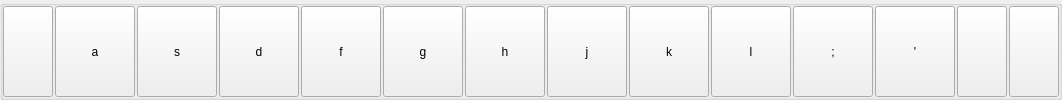
                     <widget class="QGroupBox" name="groupBox_9">
                      <property name="title">
                       <string/>
                      </property>
                      <layout class="QHBoxLayout" name="horizontalLayout_8">
                       <property name="spacing">
                        <number>2</number>
                       </property>
                       <property name="leftMargin">
                        <number>0</number>
                       </property>
                       <property name="topMargin">
                        <number>0</number>
                       </property>
                       <property name="rightMargin">
                        <number>0</number>
                       </property>
                       <property name="bottomMargin">
                        <number>0</number>
                       </property>
                       <item>
                        <widget class="QPushButton" name="pushButton_35">
                         <property name="minimumSize">
                          <size>
                           <width>50</width>
                           <height>30</height>
                          </size>
                         </property>
                         <property name="maximumSize">
                          <size>
                           <width>16777214</width>
                           <height>16777214</height>
                          </size>
                         </property>
                         <property name="styleSheet">
                          <string notr="true"/>
                         </property>
                         <property name="text">
                          <string/>
                         </property>
                         <property name="icon">
                          <iconset resource="../Imgs/imgRes.qrc">
                           <normaloff>:/Icons/caps.png</normaloff>:/Icons/caps.png</iconset>
                         </property>
                         <property name="iconSize">
                          <size>
                           <width>45</width>
                           <height>25</height>
                          </size>
                         </property>
                        </widget>
                       </item>
                       <item>
                        <widget class="QPushButton" name="pushButton_36">
                         <property name="minimumSize">
                          <size>
                           <width>30</width>
                           <height>30</height>
                          </size>
                         </property>
                         <property name="maximumSize">
                          <size>
                           <width>16777214</width>
                           <height>16777214</height>
                          </size>
                         </property>
                         <property name="styleSheet">
                          <string notr="true"/>
                         </property>
                         <property name="text">
                          <string>a</string>
                         </property>
                        </widget>
                       </item>
                       <item>
                        <widget class="QPushButton" name="pushButton_37">
                         <property name="minimumSize">
                          <size>
                           <width>30</width>
                           <height>30</height>
                          </size>
                         </property>
                         <property name="maximumSize">
                          <size>
                           <width>16777214</width>
                           <height>16777214</height>
                          </size>
                         </property>
                         <property name="styleSheet">
                          <string notr="true"/>
                         </property>
                         <property name="text">
                          <string>s</string>
                         </property>
                        </widget>
                       </item>
                       <item>
                        <widget class="QPushButton" name="pushButton_38">
                         <property name="minimumSize">
                          <size>
                           <width>30</width>
                           <height>30</height>
                          </size>
                         </property>
                         <property name="maximumSize">
                          <size>
                           <width>16777214</width>
                           <height>16777214</height>
                          </size>
                         </property>
                         <property name="styleSheet">
                          <string notr="true"/>
                         </property>
                         <property name="text">
                          <string>d</string>
                         </property>
                        </widget>
                       </item>
                       <item>
                        <widget class="QPushButton" name="pushButton_39">
                         <property name="minimumSize">
                          <size>
                           <width>30</width>
                           <height>30</height>
                          </size>
                         </property>
                         <property name="maximumSize">
                          <size>
                           <width>16777214</width>
                           <height>16777214</height>
                          </size>
                         </property>
                         <property name="styleSheet">
                          <string notr="true"/>
                         </property>
                         <property name="text">
                          <string>f</string>
                         </property>
                        </widget>
                       </item>
                       <item>
                        <widget class="QPushButton" name="pushButton_40">
                         <property name="minimumSize">
                          <size>
                           <width>30</width>
                           <height>30</height>
                          </size>
                         </property>
                         <property name="maximumSize">
                          <size>
                           <width>16777214</width>
                           <height>16777214</height>
                          </size>
                         </property>
                         <property name="styleSheet">
                          <string notr="true"/>
                         </property>
                         <property name="text">
                          <string>g</string>
                         </property>
                        </widget>
                       </item>
                       <item>
                        <widget class="QPushButton" name="pushButton_41">
                         <property name="minimumSize">
                          <size>
                           <width>30</width>
                           <height>30</height>
                          </size>
                         </property>
                         <property name="maximumSize">
                          <size>
                           <width>16777214</width>
                           <height>16777214</height>
                          </size>
                         </property>
                         <property name="styleSheet">
                          <string notr="true"/>
                         </property>
                         <property name="text">
                          <string>h</string>
                         </property>
                        </widget>
                       </item>
                       <item>
                        <widget class="QPushButton" name="pushButton_42">
                         <property name="minimumSize">
                          <size>
                           <width>30</width>
                           <height>30</height>
                          </size>
                         </property>
                         <property name="maximumSize">
                          <size>
                           <width>16777214</width>
                           <height>16777214</height>
                          </size>
                         </property>
                         <property name="styleSheet">
                          <string notr="true"/>
                         </property>
                         <property name="text">
                          <string>j</string>
                         </property>
                        </widget>
                       </item>
                       <item>
                        <widget class="QPushButton" name="pushButton_43">
                         <property name="minimumSize">
                          <size>
                           <width>30</width>
                           <height>30</height>
                          </size>
                         </property>
                         <property name="maximumSize">
                          <size>
                           <width>16777214</width>
                           <height>16777214</height>
                          </size>
                         </property>
                         <property name="styleSheet">
                          <string notr="true"/>
                         </property>
                         <property name="text">
                          <string>k</string>
                         </property>
                        </widget>
                       </item>
                       <item>
                        <widget class="QPushButton" name="pushButton_44">
                         <property name="minimumSize">
                          <size>
                           <width>30</width>
                           <height>30</height>
                          </size>
                         </property>
                         <property name="maximumSize">
                          <size>
                           <width>16777214</width>
                           <height>16777214</height>
                          </size>
                         </property>
                         <property name="styleSheet">
                          <string notr="true"/>
                         </property>
                         <property name="text">
                          <string>l</string>
                         </property>
                        </widget>
                       </item>
                       <item>
                        <widget class="QPushButton" name="pushButton_45">
                         <property name="minimumSize">
                          <size>
                           <width>30</width>
                           <height>30</height>
                          </size>
                         </property>
                         <property name="maximumSize">
                          <size>
                           <width>16777214</width>
                           <height>16777214</height>
                          </size>
                         </property>
                         <property name="styleSheet">
                          <string notr="true"/>
                         </property>
                         <property name="text">
                          <string>;</string>
                         </property>
                        </widget>
                       </item>
                       <item>
                        <widget class="QPushButton" name="pushButton_46">
                         <property name="minimumSize">
                          <size>
                           <width>30</width>
                           <height>30</height>
                          </size>
                         </property>
                         <property name="maximumSize">
                          <size>
                           <width>16777214</width>
                           <height>16777214</height>
                          </size>
                         </property>
                         <property name="styleSheet">
                          <string notr="true"/>
                         </property>
                         <property name="text">
                          <string>'</string>
                         </property>
                        </widget>
                       </item>
                       <item>
                        <widget class="QPushButton" name="pushButton_47">
                         <property name="minimumSize">
                          <size>
                           <width>50</width>
                           <height>30</height>
                          </size>
                         </property>
                         <property name="maximumSize">
                          <size>
                           <width>16777214</width>
                           <height>16777214</height>
                          </size>
                         </property>
                         <property name="text">
                          <string/>
                         </property>
                         <property name="icon">
                          <iconset resource="../Imgs/imgRes.qrc">
                           <normaloff>:/Icons/enter.png</normaloff>:/Icons/enter.png</iconset>
                         </property>
                         <property name="iconSize">
                          <size>
                           <width>45</width>
                           <height>25</height>
                          </size>
                         </property>
                        </widget>
                       </item>
                       <item>
                        <widget class="QPushButton" name="pushButton_48">
                         <property name="minimumSize">
                          <size>
                           <width>50</width>
                           <height>30</height>
                          </size>
                         </property>
                         <property name="maximumSize">
                          <size>
                           <width>16777214</width>
                           <height>16777214</height>
                          </size>
                         </property>
                         <property name="text">
                          <string/>
                         </property>
                         <property name="icon">
                          <iconset resource="../Imgs/imgRes.qrc">
                           <normaloff>:/Icons/home.png</normaloff>:/Icons/home.png</iconset>
                         </property>
                         <property name="iconSize">
                          <size>
                           <width>45</width>
                           <height>25</height>
                          </size>
                         </property>
                        </widget>
                       </item>
                      </layout>
                     </widget>
